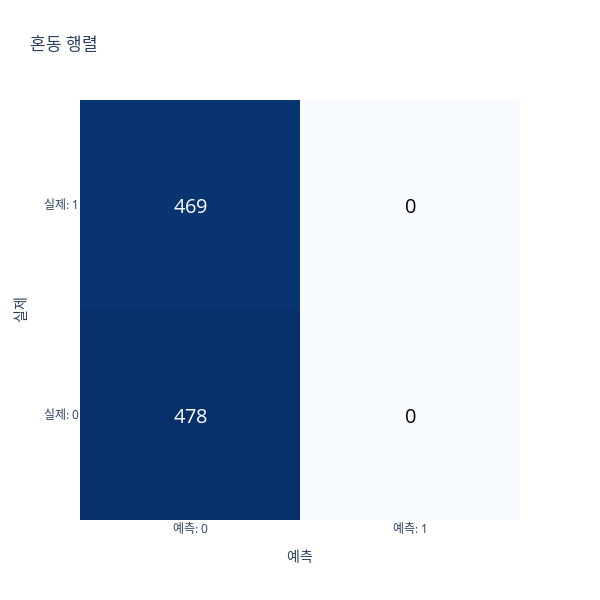

Source (notebook cell):
### Markdown cell above
Catboost 모델 학습 및 배포

### Code cell
# 모델 학습 및 배포
catboost_endpoint_name = train_and_deploy_model(project_name, train_path, val_path, output_path, model_type='catboost')
# 모델 예측
catboost_predict_label = model_prediction(catboost_endpoint_name, test_data)
# 모델 평가
plot_confusion_matrix(ground_truth_label, catboost_predict_label)

### Figure 1 — Plotly figure (JSON) as saved in the notebook; plotly's stock layout.template omitted (floating-point values rounded to 4 significant figures)
{"data": [{"colorscale": [[0, "rgb(247,251,255)"], [0.125, "rgb(222,235,247)"], [0.25, "rgb(198,219,239)"], [0.375, "rgb(158,202,225)"], [0.5, "rgb(107,174,214)"], [0.625, "rgb(66,146,198)"], [0.75, "rgb(33,113,181)"], [0.875, "rgb(8,81,156)"], [1, "rgb(8,48,107)"]], "showscale": false, "type": "heatmap", "x": ["예측: 0", "예측: 1"], "y": ["실제: 0", "실제: 1"], "z": [[478, 0], [469, 0]]}], "layout": {"annotations": [{"font": {"color": "white", "size": 20}, "showarrow": false, "text": "478", "x": 0, "y": 0}, {"font": {"color": "black", "size": 20}, "showarrow": false, "text": "0", "x": 1, "y": 0}, {"font": {"color": "white", "size": 20}, "showarrow": false, "text": "469", "x": 0, "y": 1}, {"font": {"color": "black", "size": 20}, "showarrow": false, "text": "0", "x": 1, "y": 1}], "height": 600, "title": {"text": "혼동 행렬"}, "width": 600, "xaxis": {"title": {"text": "예측"}}, "yaxis": {"title": {"text": "실제"}}}}
